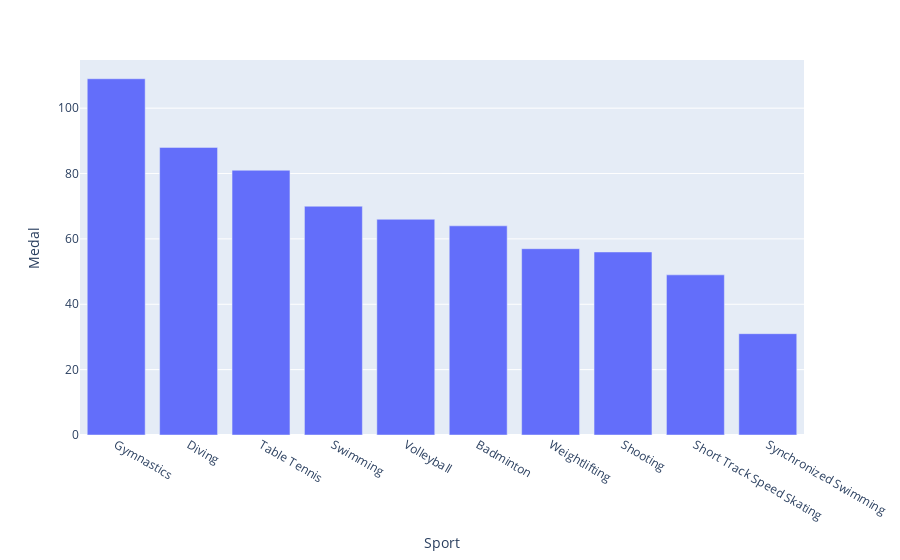

Here is the notebook cell this chart was saved with:
### Markdown cell above
### Medals per sport

### Code cell
df = df_china
df = olymics_plot_df(df, "Sport", "Medal")
df = df.sort_values("Medal", ascending = False)

fig = px.bar(df.head(10), x = "Sport", y = "Medal")
fig.show()

### Figure 1 — Plotly figure (JSON) as saved in the notebook; plotly's stock layout.template omitted (floating-point values rounded to 4 significant figures)
{"data": [{"alignmentgroup": "True", "hovertemplate": "Sport=%{x}<br>Medal=%{y}<extra></extra>", "legendgroup": "", "marker": {"color": "#636efa", "pattern": {"shape": ""}}, "name": "", "offsetgroup": "", "orientation": "v", "showlegend": false, "textposition": "auto", "type": "bar", "x": ["Gymnastics", "Diving", "Table Tennis", "Swimming", "Volleyball", "Badminton", "Weightlifting", "Shooting", "Short Track Speed Skating", "Synchronized Swimming"], "xaxis": "x", "y": [109, 88, 81, 70, 66, 64, 57, 56, 49, 31], "yaxis": "y"}], "layout": {"barmode": "relative", "legend": {"tracegroupgap": 0}, "margin": {"t": 60}, "xaxis": {"anchor": "y", "domain": [0, 1], "title": {"text": "Sport"}}, "yaxis": {"anchor": "x", "domain": [0, 1], "title": {"text": "Medal"}}}}
